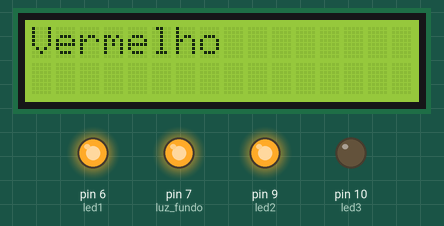
Simulated run of this sketch. Board: Arduino Uno, built with avr-gcc and run on an emulated ATmega328P. On the bench: 16×2 character LCD, output pins drawn as LEDs (lit = HIGH).

Above: at 0.1 s.
At 5.1 s:
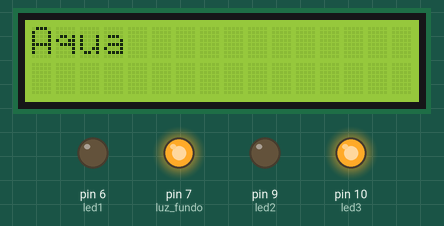
At 9.1 s:
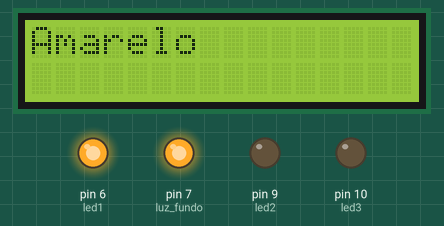
At 19.2 s:
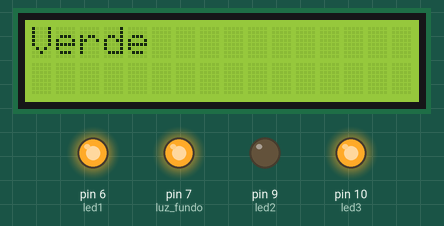
At 28.2 s:
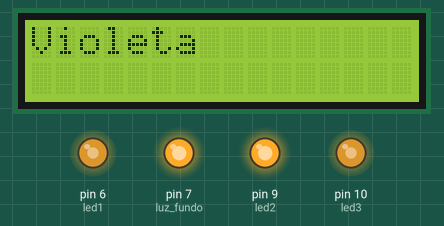
At 38.2 s:
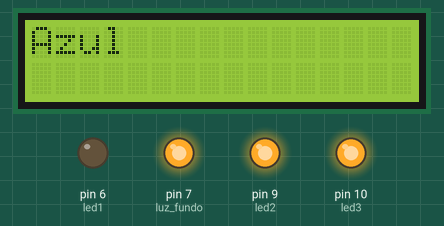
Timing chart, 0 to 40.0 s (numbered marks = the images above):
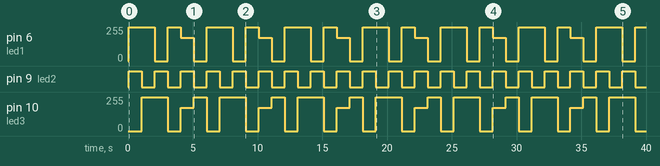

Measured:
- by itself, pin 6 (led1): repeats every 6.0 s: 0/255 1.0 s, 255/255 1.0 s, 175/255 1.0 s, 0/255 1.0 s, 255/255 2.0 s
- by itself, pin 9 (led2): alternates HIGH for 1.0 s and LOW for 1.0 s
- by itself, pin 10 (led3): repeats every 6.0 s: 0/255 1.0 s, 175/255 1.0 s, 255/255 1.0 s, 0/255 1.0 s, 255/255 2.0 s
- what the display in image 1 shows lasts 1.0 s, from 5.1 s to 6.1 s

The sketch:

Led_rgb.ino
```cpp
#include <LiquidCrystal.h>
#define luz_fundo 7

int led1 = 6; //Azul
int led2 = 9;
int led3 = 10; //Vermelho
LiquidCrystal lcd(12,11,5,4,3,2);
#define COMMON_ANODE
void setup() {
  lcd.begin(16,2);
  pinMode(luz_fundo,OUTPUT);
  pinMode(led1, OUTPUT);
  pinMode(led2, OUTPUT);
  pinMode(led3, OUTPUT);
  digitalWrite(luz_fundo,HIGH);
  // put your setup code here, to run once:

}

void loop() {

   setColor(255, 0, 0); //PARÂMETROS PARA PRODUZIR A COR VERMELHA
   lcd.clear();
   lcd.setCursor(0,0);
  lcd.print("Vermelho");
  delay(1000); //INTERVALO DE 1 SEGUNDO
  setColor(0, 255, 0); //PARÂMETROS PARA PRODUZIR A COR VERDE
  lcd.clear();
  lcd.setCursor(0,0);
  lcd.print("Verde");
  delay(1000); //INTERVALO DE 1 SEGUNDO
  setColor(0, 0, 255); //PARÂMETROS PARA PRODUZIR A COR AZUL
  lcd.clear();
  lcd.setCursor(0,0);
  lcd.print("Azul");
  delay(1000);//INTERVALO DE 1 SEGUNDO
  setColor(255, 255, 0); //PARÂMETROS PARA PRODUZIR A COR AMARELA
  lcd.clear();
  lcd.setCursor(0,0);
  lcd.print("Amarelo");
  delay(1000); //INTERVALO DE 1 SEGUNDO
  setColor(80, 0, 80); //PARÂMETROS PARA PRODUZIR A COR VIOLETA
  lcd.clear();
  lcd.setCursor(0,0);
  lcd.print("Violeta");
  delay(1000); //INTERVALO DE 1 SEGUNDO
  setColor(0, 255, 255); //PARÂMETROS PARA PRODUZIR A COR AZUL AQUA
  lcd.clear();
  lcd.setCursor(0,0);
  lcd.print("Aqua");
  delay(1000); //INTERVALO DE 1 SEGUNDO

  //lcd.print(millis()/1000);
}
void setColor(int vermelho, int verde, int azul){

 #ifdef COMMON_ANODE
    vermelho = 255 - vermelho; //VARIÁVEL RECEBE O RESULTADO DA OPERAÇÃO '255 MENOS O PARÂMETRO (vermelho) INFORMADO' NA CHAMADA DA FUNÇÃO
    verde = 255 - verde; //VARIÁVEL RECEBE O RESULTADO DA OPERAÇÃO '255 MENOS O PARÂMETRO (verde) INFORMADO' NA CHAMADA DA FUNÇÃO
    azul = 255 - azul; //VARIÁVEL RECEBE O RESULTADO DA OPERAÇÃO '255 MENOS O PARÂMETRO (azul) INFORMADO' NA CHAMADA DA FUNÇÃO
  #endif
  analogWrite(led3, vermelho); //DEFINE O BRILHO DO LED DE ACORDO COM O VALOR INFORMADO PELA VARIÁVEL 'vermelho'
  analogWrite(led2, verde); //DEFINE O BRILHO DO LED DE ACORDO COM O VALOR INFORMADO PELA VARIÁVEL 'verde'
  analogWrite(led1, azul); //DEFINE O BRILHO DO LED DE ACORDO COM O VALOR INFORMADO PELA VARIÁVEL 'azul'
}
```
